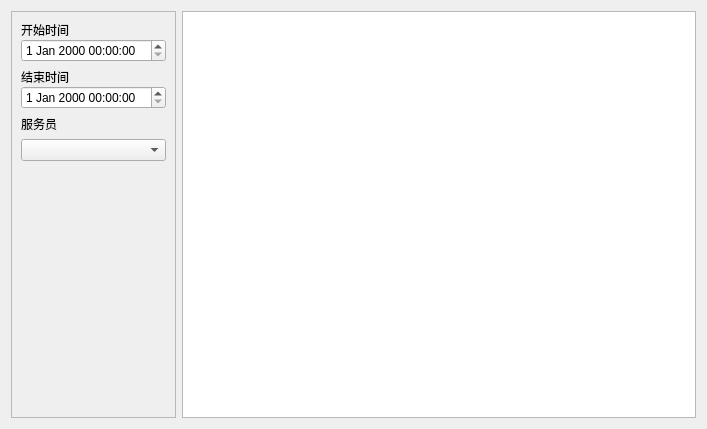
<?xml version="1.0" encoding="UTF-8"?>
<ui version="4.0">
 <class>w_rpt_report_servantpromotquery_Dialog</class>
 <widget class="QDialog" name="w_rpt_report_servantpromotquery_Dialog">
  <property name="geometry">
   <rect>
    <x>0</x>
    <y>0</y>
    <width>707</width>
    <height>429</height>
   </rect>
  </property>
  <property name="windowTitle">
   <string>Dialog</string>
  </property>
  <layout class="QHBoxLayout" name="horizontalLayout">
   <item>
    <widget class="QFrame" name="frame">
     <property name="minimumSize">
      <size>
       <width>0</width>
       <height>0</height>
      </size>
     </property>
     <property name="maximumSize">
      <size>
       <width>16777215</width>
       <height>16777215</height>
      </size>
     </property>
     <property name="frameShape">
      <enum>QFrame::StyledPanel</enum>
     </property>
     <property name="frameShadow">
      <enum>QFrame::Raised</enum>
     </property>
     <property name="outer_stylesheet" stdset="0">
      <string>frame_back_round</string>
     </property>
     <layout class="QVBoxLayout" name="verticalLayout_6" stretch="0,0,0,0,0,0">
      <property name="leftMargin">
       <number>9</number>
      </property>
      <property name="rightMargin">
       <number>9</number>
      </property>
      <item>
       <layout class="QVBoxLayout" name="verticalLayout_3">
        <property name="spacing">
         <number>0</number>
        </property>
        <item>
         <widget class="QLabel" name="label">
          <property name="text">
           <string>开始时间</string>
          </property>
         </widget>
        </item>
        <item>
         <widget class="lds_datetimeEdit" name="dateTimeEdit"/>
        </item>
       </layout>
      </item>
      <item>
       <layout class="QVBoxLayout" name="verticalLayout_5">
        <property name="spacing">
         <number>0</number>
        </property>
        <item>
         <widget class="QLabel" name="label_2">
          <property name="text">
           <string>结束时间</string>
          </property>
         </widget>
        </item>
        <item>
         <widget class="lds_datetimeEdit" name="dateTimeEdit_2"/>
        </item>
       </layout>
      </item>
      <item>
       <widget class="QLabel" name="label_3">
        <property name="text">
         <string>服务员</string>
        </property>
       </widget>
      </item>
      <item>
       <widget class="lds_ComboBox" name="comboBox_operator">
        <property name="editable">
         <bool>false</bool>
        </property>
       </widget>
      </item>
      <item>
       <widget class="lds_toolbar" name="widget"/>
      </item>
      <item>
       <spacer name="verticalSpacer">
        <property name="orientation">
         <enum>Qt::Vertical</enum>
        </property>
        <property name="sizeHint" stdset="0">
         <size>
          <width>20</width>
          <height>40</height>
         </size>
        </property>
       </spacer>
      </item>
     </layout>
    </widget>
   </item>
   <item>
    <widget class="lds_tableview_sum" name="tableView"/>
   </item>
  </layout>
 </widget>
 <customwidgets>
  <customwidget>
   <class>lds_ComboBox</class>
   <extends>QComboBox</extends>
   <header>lds_combobox.h</header>
  </customwidget>
  <customwidget>
   <class>lds_toolbar</class>
   <extends>QFrame</extends>
   <header>lds_toolbar.h</header>
   <container>1</container>
  </customwidget>
  <customwidget>
   <class>lds_datetimeEdit</class>
   <extends>QDateTimeEdit</extends>
   <header>lds_datetimeedit.h</header>
  </customwidget>
  <customwidget>
   <class>lds_tableview_sum</class>
   <extends>QTableView</extends>
   <header>lds_tableview_sum.h</header>
  </customwidget>
 </customwidgets>
 <tabstops>
  <tabstop>comboBox_operator</tabstop>
 </tabstops>
 <resources/>
 <connections/>
</ui>
